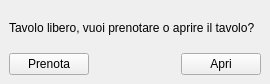
<?xml version="1.0" encoding="UTF-8"?>
<ui version="4.0">
 <class>MainWindow</class>
 <widget class="QMainWindow" name="MainWindow">
  <property name="geometry">
   <rect>
    <x>0</x>
    <y>0</y>
    <width>270</width>
    <height>84</height>
   </rect>
  </property>
  <property name="windowTitle">
   <string>MainWindow</string>
  </property>
  <widget class="QWidget" name="centralwidget">
   <layout class="QVBoxLayout" name="verticalLayout">
    <item>
     <widget class="QLabel" name="label">
      <property name="text">
       <string>Tavolo libero, vuoi prenotare o aprire il tavolo?</string>
      </property>
     </widget>
    </item>
    <item>
     <layout class="QHBoxLayout" name="horizontalLayout">
      <item>
       <widget class="QPushButton" name="pushButton">
        <property name="text">
         <string>Prenota</string>
        </property>
       </widget>
      </item>
      <item>
       <spacer name="horizontalSpacer">
        <property name="orientation">
         <enum>Qt::Horizontal</enum>
        </property>
        <property name="sizeHint" stdset="0">
         <size>
          <width>40</width>
          <height>20</height>
         </size>
        </property>
       </spacer>
      </item>
      <item>
       <widget class="QPushButton" name="pushButton_2">
        <property name="text">
         <string>Apri</string>
        </property>
       </widget>
      </item>
     </layout>
    </item>
   </layout>
  </widget>
 </widget>
 <resources/>
 <connections/>
</ui>
